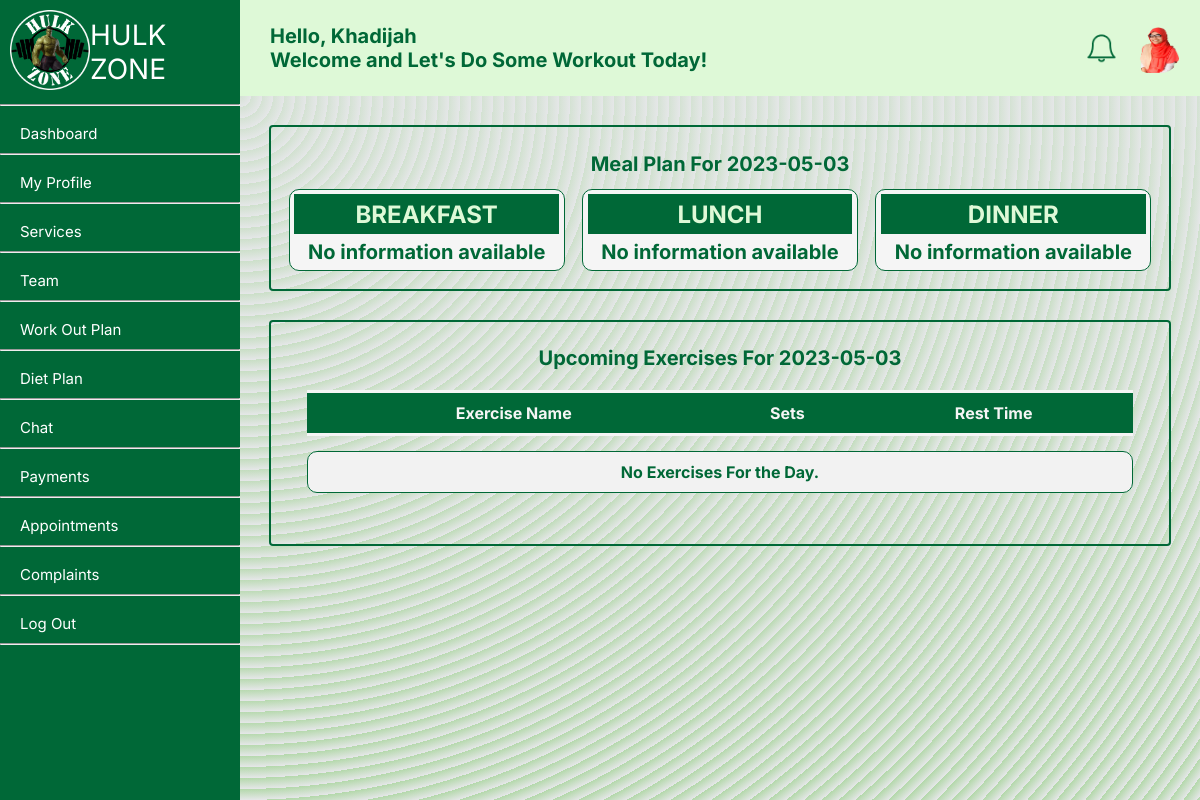
The app's page /member/dashboard.php (signed in), older data.
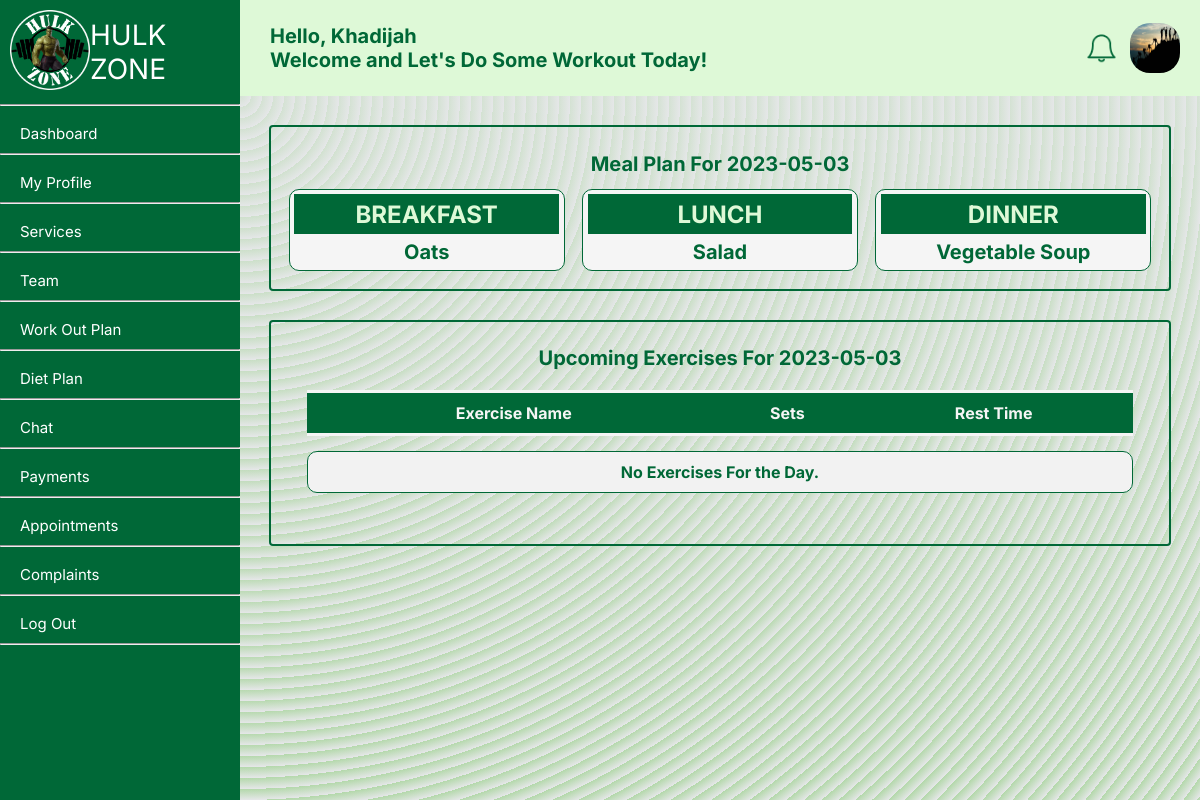
The same page, newer data.
### tables this page shows
CREATE TABLE `user` (
  `userID` int NOT NULL,
  `fName` text NOT NULL,
  `lName` text NOT NULL,
  `NIC` text NOT NULL,
  `gender` varchar(50) NOT NULL,
  `profilePhoto` text,
  `dateOfBirth` date NOT NULL,
  `roles` int NOT NULL,
  `statuses` int NOT NULL,
  `contactNumber` int NOT NULL,
  `streetNumber` varchar(255) DEFAULT NULL,
  `addressLine01` text,
  `addressLine02` text,
  `city` text,
  `pw` varchar(255) NOT NULL,
  `created_at` date NOT NULL,
  `email` varchar(50) NOT NULL
);

CREATE TABLE `dietplan` (
  `diet_id` int NOT NULL,
  `employeeID` int NOT NULL,
  `memberID` int NOT NULL,
  `startDate` datetime NOT NULL,
  `breakfastMeal` varchar(100) NOT NULL,
  `breakfastQty` varchar(50) NOT NULL,
  `breakfastCal` varchar(50) NOT NULL,
  `lunchMeal` varchar(100) NOT NULL,
  `lunchQty` varchar(50) NOT NULL,
  `lunchCal` varchar(50) NOT NULL,
  `dinnerMeal` text NOT NULL,
  `dinnerQty` varchar(50) NOT NULL,
  `dinnerCal` varchar(50) NOT NULL,
  `day` int NOT NULL
);

### member/setProfilePic.php (called while the page is built)
<?php
$query = "SELECT * from user where userID = " . $_SESSION['userID'];
    $result = mysqli_query($conn, $query);
    $query1 = "SELECT * from member where userID = " . $_SESSION['userID'];
    $result1 = mysqli_query($conn, $query1);
    if (mysqli_num_rows($result) == 1 && mysqli_num_rows($result1) == 1) {
        $row = mysqli_fetch_assoc($result);
        $row1 = mysqli_fetch_assoc($result1);
    } else {
        echo '<script> window.alert("Error receiving data!");</script>';
    }
    if(isset($row['profilePhoto']) && $row['profilePhoto'] != NULL){
        $profilePictureLink = $row['profilePhoto'];
    }else{
        $profilePictureLink = '../profileImages/default.png';
    }
?>

### member/dashboard.php (the view, shortened to what the changed rows need)
<?php
include '../connect.php';
?>
<?php
    include("setProfilePic.php");
?>
<!DOCTYPE html>
<html lang="en">
<head>
    <link rel="stylesheet" type="text/css" href="../member/style/gen.css">
    <link rel="stylesheet" type="text/css" href="../member/style/dashboard.css">
</head>
<body>
            <?php
                include("navBar.php");
            ?>
        <div class="body">
            <div class = "header">
                <div class="right">
                    <div class="notification-bell">
                        <?php include("notifications.php"); ?>
                    </div>
                    <img src="<?php echo $profilePictureLink; ?>" alt="dp" width="50px" height="50px" style="border-radius: 20px;">
                </div>
            </div>
            <div class="content">
                <div class="row">
                    <div class="row-2">
                        <?php
                        $dayNumber = date('N');
                        $sql6 = "SELECT * FROM serviceCharge WHERE memberID = $row1[memberID] AND serviceID = 3 AND endDate >= CURDATE() LIMIT 1";
                        $result6 = mysqli_query($conn, $sql6);
                        if (mysqli_num_rows($result6) > 0) {
                            $row6 = mysqli_fetch_assoc($result6);
                            $startDate = $row6['startDate'];
                            $empid = $row6['employeeID'];
                            $memberID = $row6['memberID'];
                            $sql7 = "SELECT * FROM dietplan WHERE startDate = '$startDate' AND employeeID = '$empid' AND memberID = '$memberID' AND day = $dayNumber";
                            $result7 = mysqli_query($conn, $sql7);
                            if (mysqli_num_rows($result7) > 0) {
                                $row7 = mysqli_fetch_assoc($result7);
                                $breakfastMeal = $row7['breakfastMeal'];
                                $lunchMeal = $row7['lunchMeal'];
                                $dinnerMeal = $row7['dinnerMeal'];
                                echo '<div class="sub-content">
                                        <p>Breakfast</p>
                                        <div>'.$breakfastMeal.'</div>
                                    </div>
                                    <div class="sub-content">
                                        <p>Lunch</p>
                                        <div>'.$lunchMeal.'</div>
                                    </div>
                                    <div class="sub-content">
                                        <p>Dinner</p>
                                        <div>'.$dinnerMeal.'</div>
                                    </div>';
                            }
                        }else{
                            $message = "No information available";
                            echo ' <div class="sub-content">
                                    <p>Breakfast</p>
                                    <div>'.$message.'</div>
                                </div>
                                <div class="sub-content">
                                    <p>Lunch</p>
                                    <div>'.$message.'</div>
                                </div>
                                <div class="sub-content">
                                    <p>Dinner</p>
                                    <div>'.$message.'</div>
                                </div>';
                        }
                        ?>
                    </div>
                </div>
                <div class="row">
                    <div class="row" style = "border: 0px; margin-top:0;">
                        <?php
                            $sql8 = "SELECT * FROM serviceCharge WHERE memberID = $row1[memberID] AND serviceID in (1,2,4) AND endDate >= CURDATE() LIMIT 1";
                            $result8 = mysqli_query($conn, $sql8);
                            if (mysqli_num_rows($result8) > 0) {
                                $row8 = mysqli_fetch_assoc($result8);
                                $startDate = $row8['startDate'];
                                $empid = $row8['employeeID'];
                                $sql = "SELECT * FROM workoutplan WHERE employeeID = '$empid' AND startDate = '$startDate' AND day = $dayNumber AND memberID = $row1[memberID]";
                                $result = mysqli_query($conn, $sql);
                                echo '<table>
                                <tr  style = "background-color: #006837;">
                                    <th> Exercise Name </th>
                                    <th> Sets </th>
                                    <th> Rest Time </th>
                                </tr>';
                                if (mysqli_num_rows($result) > 0) {
                                    while ($row = mysqli_fetch_assoc($result)) {
                                        $field2name = $row["exerciseName"];
                                        $field3name = $row["reps"];
                                        $field4name = $row["restTime"] . " Minutes";
                                        echo '<tr>
                                            <td>'.$field2name.'</td>
                                            <td>'.$field3name.'</td>
                                            <td>'.$field4name.'</td>
                                        </tr>';
                                    }
                                    echo '</table>';
                                }else{
                                    echo '</table>';
                                }
                            }else{
                                echo '<tr>
                                    <td colspan="03" style="border-radius: 10px 10px 10px 10px;"> You have not Selected a Service Yet. </td>
                                </tr>';
                                echo '</table>';
                            }
                        ?>
                    </div>
                </div>
            </div>
        </div>
</body>
</html>

Row changes from the older to the newer data that the page shows:
changed user: profilePhoto: a different picture
added dietplan: breakfastMeal "Oats", lunchMeal "Salad", dinnerMeal "Vegetable Soup"
Text that changed along with them:
$message: "No information available" → (not shown)
